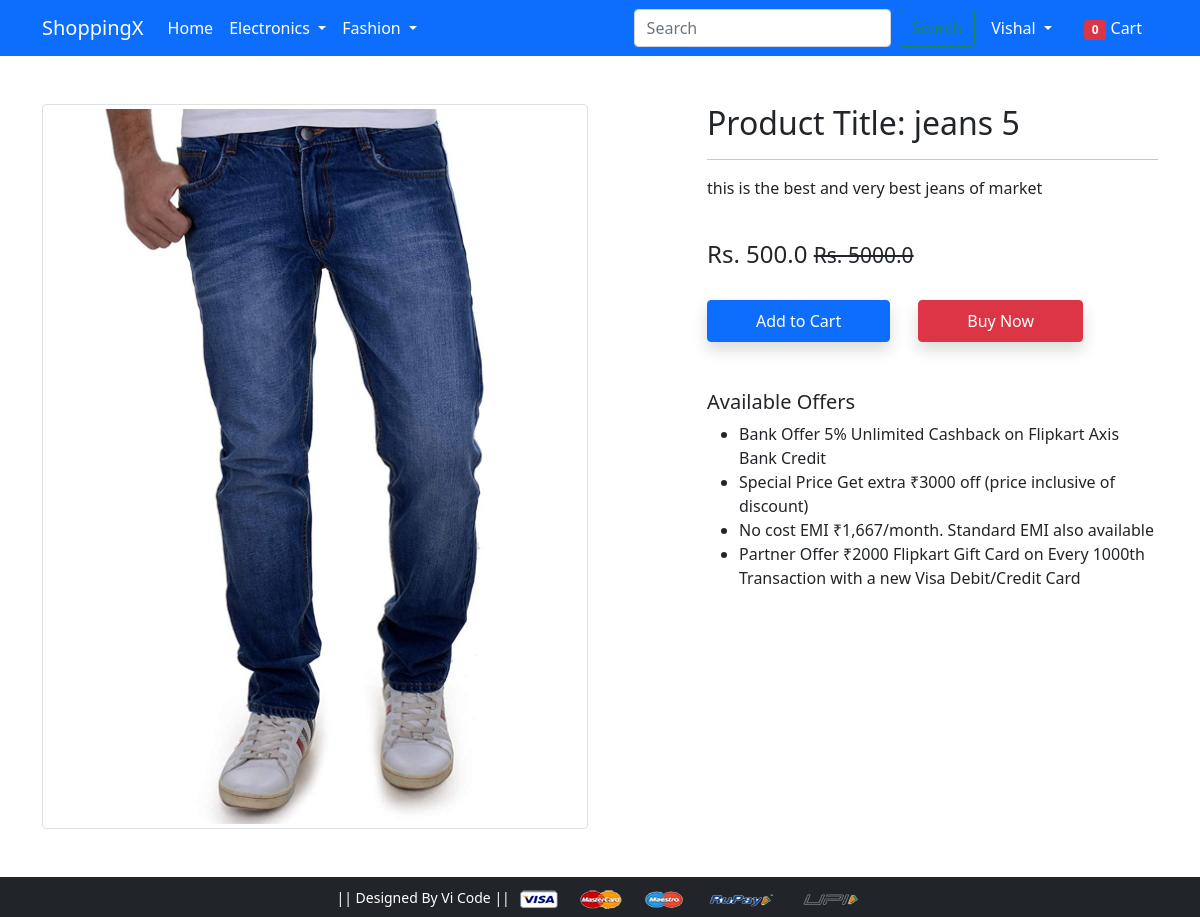
Before: /product-detail/48 (signed in) with the older database file.
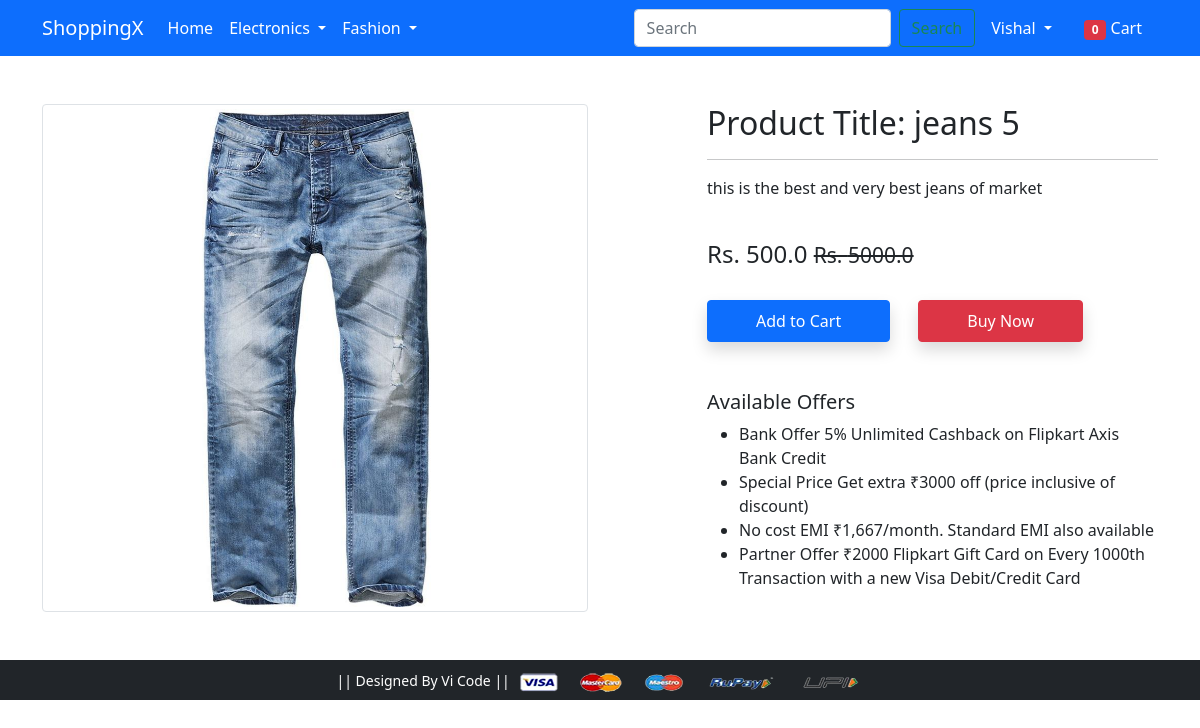
After: the same page with the newer database file.
### app/models.py (models this page shows, shortened)
class Product(models.Model):
    title = models.CharField(max_length=100)
    selling_price = models.FloatField()
    discounted_price = models.FloatField()
    description = models.TextField()
    brand = models.CharField(max_length=100)
    category = models.CharField(choices=CATEGORY_CHOICES, max_length=2)
    product_image = models.ImageField(upload_to='productimg')

### app/views.py (the view)
# urls.py: path('product-detail/<int:pk>', views.ProductDetailView.as_view(), name='product-detail'),
@method_decorator(login_required, name='dispatch')
class ProductDetailView(View):
    def get(self, request, pk):
        product = get_object_or_404(Product, pk=pk)
        item_already_in_cart = False
        totalitem = 0  # Ensure totalitem is initialized
        if request.user.is_authenticated:
            totalitem = Cart.objects.filter(user=request.user).count()
            item_already_in_cart = Cart.objects.filter(Q(product=product) & Q(user=request.user)).exists()
        return render(request, 'app/productdetail.html', {
            'product': product,
            'item_already_in_cart': item_already_in_cart,
            'totalitem': totalitem
        })

### app/templates/app/productdetail.html (shortened to what this page needs)
{% extends 'app/base.html' %}
{% load static %}
{% block main-content %}
<div class="container my-5">
 <div class="row">
  <div class="col-sm-6 text-center align-self-center">
   <img src="{{product.product_image.url}}" alt="" class="img-fluid img-thumbnail">
  </div>
  <div class="col-sm-5 offset-sm-1">
   <h2>Product Title: {{product.title}}</h2>
   <hr>
   <p>{{product.description}}</p> <br>
   <h4>Rs. {{product.discounted_price}} <small class="fw-light text-decoration-line-through">Rs. {{product.selling_price}}</small></h4> <br>
   {% if item_already_in_cart %}
   <a href="{% url 'showcart' %}" class="btn btn-warning shadow px-5 py-2 ms-4">Go to Cart</a>
   {% else %}
   <form action="/add-to-cart" class="d-inline">
    <button type="submit" class="btn btn-primary shadow px-5 py-2">Add to Cart</button>
   </form>
   {% endif %}
   <a href="{% url 'checkout' %}" class="btn btn-danger shadow px-5 py-2 ms-4">Buy Now</a>
   <h5 class="mt-5">Available Offers</h5>
   <ul>
    <li>Bank Offer 5% Unlimited Cashback on Flipkart Axis Bank Credit</li>
    <li>Special Price Get extra ₹3000 off (price inclusive of discount)</li>
    <li>No cost EMI ₹1,667/month. Standard EMI also available</li>
    <li>Partner Offer ₹2000 Flipkart Gift Card on Every 1000th Transaction with a new Visa Debit/Credit Card</li>
   </ul>
  </div>
 </div>
</div>
{% endblock main-content %}

Changed rows visible on the page:
changed Product "jeans 5": product_image: a different picture
